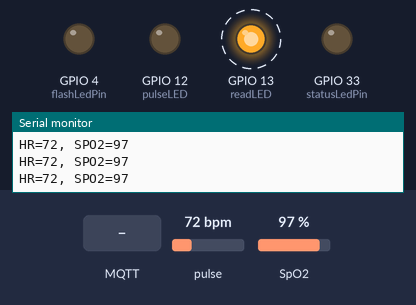
The sketch below on a simulated ESP32. Parts: output pins drawn as LEDs (lit = HIGH), the last lines printed to the serial monitor. Dashed ring = blinking. The test bench sets the inputs (shaded band); at power-on: pulse 72 bpm, SpO2 97 %. WiFi joins after 1.5 s; servers stay silent unless stated; no MQTT or app messages arrive unless stated.

Above: at 14.2 s.
14.3 s: MQTT message "true" arrives on the first subscribed topic
At 14.48 s:
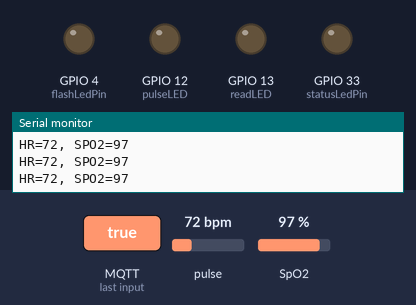
At 15.24 s:
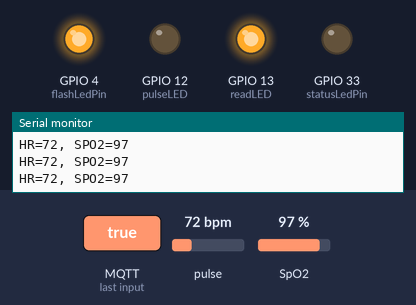
17.8 s: MQTT message "valor1" arrives on the first subscribed topic
At 18.0 s:
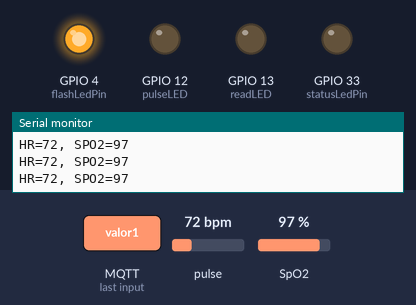
21.3 s: MQTT message "esp32/output" arrives on the first subscribed topic
Timing chart, 0 to 30.8 s (numbered marks = the images above; inputs shaded):
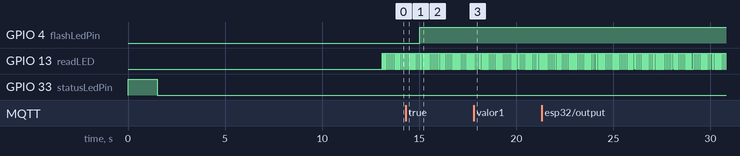

The sketch:

ESP32CAM-MAX30100.ino
```cpp
/*
 * Envio de datos del sensor MAX30100 por MQTT
 * por: Hugo Escalpelo
 * Fecha: 24 de enero de 2022
 //Modificado> Gus Leyva Jul 2022
 *
 * Este programa lee el sensor I2C Max30100 y envía los valores de
 * ritmo cardiaco (HR) y oxigenación (SpO2) por MQTT. Toma la bilbioteca
 * MAX30105 del Sparkfun.
 *
 * Componente     PinESP32CAM     Estados lógicos
 * ledStatus------GPIO 33---------On=>LOW, Off=>HIGH
 * ledFlash-------GPIO 4----------On=>HIGH, Off=>LOW
 *
 * SensorMAX30100 ESP32CAM        Resistores
 * Vin            5V
 * GND            GND
 * SDA            14*
 * SCL            15*   Al revés
 *
 */

//Bibliotecas
#include <WiFi.h>  // Biblioteca para el control de WiFi
#include <PubSubClient.h> //Biblioteca para conexion MQTT
#include <Wire.h> //Bilbioteca de comunicacion I2C
#include "MAX30105.h" //Biblioteca del sensor
#include "spo2_algorithm.h" //Biblioteca para el calculo de la oxigenacion

//Datos de WiFi
const char* ssid = "D-Link_DAP-1360";  // Aquí debes poner el nombre de tu red
const char* password = "12345678Fluidos ";  // Aquí debes poner la contraseña de tu red

//Datos del broker MQTT
const char* mqtt_server = "192.168.1.75"; // Si estas en una red local, coloca la IP asignada, en caso contrario, coloca la IP publica
IPAddress server(192,168,1,75);

// Objetos
WiFiClient espClient; // Este objeto maneja los datos de conexion WiFi
PubSubClient client(espClient); // Este objeto maneja los datos de conexion al broker
MAX30105 particleSensor; //Objeto para el sensor

//Inicio de variables y constantes del sensor MAX30100
#define MAX_BRIGHTNESS 255

#if defined(__AVR_ATmega328P__) || defined(__AVR_ATmega168__)
//Arduino Uno doesn't have enough SRAM to store 100 samples of IR led data and red led data in 32-bit format
//To solve this problem, 16-bit MSB of the sampled data will be truncated. Samples become 16-bit data.
uint16_t irBuffer[100]; //infrared LED sensor data
uint16_t redBuffer[100];  //red LED sensor data
#else
uint32_t irBuffer[100]; //infrared LED sensor data
uint32_t redBuffer[100];  //red LED sensor data
#endif

int32_t bufferLength; //data length
int32_t spo2; //SPO2 value
int8_t validSPO2; //indicator to show if the SPO2 calculation is valid
int32_t heartRate; //heart rate value
int8_t validHeartRate; //indicator to show if the heart rate calculation is valid

byte pulseLED = 12; //Must be on PWM pin
byte readLED = 13; //Blinks with each data read
//Fin de variables y constantes del sensor MAX30100

// Variables
int flashLedPin = 4;  // Para indicar el estatus de conexión
int statusLedPin = 33; // Para ser controlado por MQTT
long timeNow, timeLast; // Variables de control de tiempo no bloqueante
int data = 0; // Contador
int wait = 5000;  // Indica la espera cada 5 segundos para envío de mensajes MQTT

//Variables de manejo del sensor
long timeLast2;//Tracker de tiempo de lecturas del sensor
int waitMax30100 = 1000;//Tiempo entre lecturas del sensor

// Inicialización del programa
void setup() {
  // Iniciar comunicación serial
  Serial.begin (115200);
  //Configuracion de los leds indicadores de conexion
  pinMode (flashLedPin, OUTPUT);
  pinMode (statusLedPin, OUTPUT);
  digitalWrite (flashLedPin, LOW);
  digitalWrite (statusLedPin, HIGH);
  //Configuracion de los leds indicadores del sensor
  pinMode(pulseLED, OUTPUT);
  pinMode(readLED, OUTPUT);

  //Inicia conexion a WiFi
  Serial.println();
  Serial.println();
  Serial.print("Conectar a ");
  Serial.println(ssid);

  WiFi.begin(ssid, password); // Esta es la función que realiz la conexión a WiFi

  while (WiFi.status() != WL_CONNECTED) { // Este bucle espera a que se realice la conexión
    digitalWrite (statusLedPin, HIGH);
    delay(500); //dado que es de suma importancia esperar a la conexión, debe usarse espera bloqueante
    digitalWrite (statusLedPin, LOW);
    Serial.print(".");  // Indicador de progreso
    delay (5);
  }

  // Cuando se haya logrado la conexión, el programa avanzará, por lo tanto, puede informarse lo siguiente
  Serial.println();
  Serial.println("WiFi conectado");
  Serial.println("Direccion IP: ");
  Serial.println(WiFi.localIP());

  // Si se logro la conexión, encender led
  if (WiFi.status () > 0){
  digitalWrite (statusLedPin, LOW);
  }

  delay (1000); // Esta espera es solo una formalidad antes de iniciar la comunicación con el broker

  // Conexión con el broker MQTT
  client.setServer(server, 1883); // Conectarse a la IP del broker en el puerto indicado
  client.setCallback(callback); // Activar función de CallBack, permite recibir mensajes MQTT y ejecutar funciones a partir de ellos
  delay(1500);  // Esta espera es preventiva, espera a la conexión para no perder información

  //Conexion con el sensor
  Wire.begin (14,15);
  if (!particleSensor.begin(Wire, I2C_SPEED_FAST)) //Use default I2C port, 400kHz speed
  {
    Serial.println(F("MAX30105 was not found. Please check wiring/power."));
    while (1);
  }

  Serial.println(F("Attach sensor to finger with rubber band. Readings Will Start after 5 seconds"));
  delay (5000);

  byte ledBrightness = 60; //Options: 0=Off to 255=50mA
  byte sampleAverage = 4; //Options: 1, 2, 4, 8, 16, 32
  byte ledMode = 2; //Options: 1 = Red only, 2 = Red + IR, 3 = Red + IR + Green
  byte sampleRate = 100; //Options: 50, 100, 200, 400, 800, 1000, 1600, 3200
  int pulseWidth = 411; //Options: 69, 118, 215, 411
  int adcRange = 16384; //Options: 2048, 4096, 8192, 16384

  particleSensor.setup(ledBrightness, sampleAverage, ledMode, sampleRate, pulseWidth, adcRange); //Configure sensor with these settings

  //---Esta seccion se ejecuta una sola vez al inicio del programa de ejemplo---
  // Esta seccion permite realizar la obtencion de los primeros datos necesarios para el calculo del HR y SpO2

  bufferLength = 100; //buffer length of 100 stores 4 seconds of samples running at 25sps

  //read the first 100 samples, and determine the signal range
  for (byte i = 0 ; i < bufferLength ; i++)
  {
    while (particleSensor.available() == false) //do we have new data?
      particleSensor.check(); //Check the sensor for new data

    redBuffer[i] = particleSensor.getRed();
    irBuffer[i] = particleSensor.getIR();
    particleSensor.nextSample(); //We're finished with this sample so move to next sample

    Serial.print(F("red="));
    Serial.print(redBuffer[i], DEC);
    Serial.print(F(", ir="));
    Serial.println(irBuffer[i], DEC);
  }

  //calculate heart rate and SpO2 after first 100 samples (first 4 seconds of samples)
  maxim_heart_rate_and_oxygen_saturation(irBuffer, bufferLength, redBuffer, &spo2, &validSPO2, &heartRate, &validHeartRate);


  //Inicio de secuencias no bloqueantes
  timeLast = millis (); // Inicia el control de tiempo
}// fin del void setup ()

// Cuerpo del programa, bucle principal
void loop() {
  //Verificar siempre que haya conexión al broker
  if (!client.connected()) {
    reconnect();  // En caso de que no haya conexión, ejecutar la función de reconexión, definida despues del void setup ()
  }// fin del if (!client.connected())
  client.loop(); // Esta función es muy importante, ejecuta de manera no bloqueante las funciones necesarias para la comunicación con el broker

  timeNow = millis(); // Control de tiempo para esperas no bloqueantes

  //Inicio de lectura del sensor
  if (timeNow - timeLast2 > waitMax30100) {
    timeLast2 = timeNow;

    //Aqui va el codigo de lectura del sensor presente en el ejemplo
    //dumping the first 25 sets of samples in the memory and shift the last 75 sets of samples to the top
    for (byte i = 25; i < 100; i++)
    {
      redBuffer[i - 25] = redBuffer[i];
      irBuffer[i - 25] = irBuffer[i];
    }

    //take 25 sets of samples before calculating the heart rate.
    for (byte i = 75; i < 100; i++)
    {
      while (particleSensor.available() == false) //do we have new data?
        particleSensor.check(); //Check the sensor for new data

      digitalWrite(readLED, !digitalRead(readLED)); //Blink onboard LED with every data read

      redBuffer[i] = particleSensor.getRed();
      irBuffer[i] = particleSensor.getIR();
      particleSensor.nextSample(); //We're finished with this sample so move to next sample

      Serial.print(F("HR="));
      Serial.print(heartRate, DEC);

      Serial.print(F(", SPO2="));
      Serial.println(spo2, DEC);
    }

    //After gathering 25 new samples recalculate HR and SP02
    maxim_heart_rate_and_oxygen_saturation(irBuffer, bufferLength, redBuffer, &spo2, &validSPO2, &heartRate, &validHeartRate);

    //Fin de codigo del lectura del sensor presente en el ejemplo
  }
  //Fin de lectura del sensor

  //Envio de datos por MQTT
  if (timeNow - timeLast > wait) { // Manda un mensaje por MQTT cada cinco segundos
    timeLast = timeNow; // Actualización de seguimiento de tiempo

    //-----Aqui se colocan los datos del sensor a ser enviados-----
    String cadenaValores = "{\"id\":\"Hugo\",\"HR\":\"" + String (heartRate) + "\",\"SPO2\":\"" + String(spo2) + "\"}";
    Serial.println (cadenaValores);
    //String cadenaValores = "valor1 " + otrostring + ", valor 2 ";
    //-----Aqui terminan la configuracion de los datos del sensor a enviar ---

    //Conversion de datos para envio MQTT
    int str_len = cadenaValores.length () + 1;
    char char_array[str_len];
    cadenaValores.toCharArray(char_array, str_len);
    client.publish("codigoIoT/SIC/sintomas", char_array); // Esta es la función que envía los datos por MQTT, especifica el tema y el valor
  }// fin del if (timeNow - timeLast > wait)
}// fin del void loop ()

// Funciones de usuario

// Esta función permite tomar acciones en caso de que se reciba un mensaje correspondiente a un tema al cual se hará una suscripción
void callback(char* topic, byte* message, unsigned int length) {

  // Indicar por serial que llegó un mensaje
  Serial.print("Llegó un mensaje en el tema: ");
  Serial.print(topic);

  // Concatenar los mensajes recibidos para conformarlos como una varialbe String
  String messageTemp; // Se declara la variable en la cual se generará el mensaje completo
  for (int i = 0; i < length; i++) {  // Se imprime y concatena el mensaje
    Serial.print((char)message[i]);
    messageTemp += (char)message[i];
  }

  // Se comprueba que el mensaje se haya concatenado correctamente
  Serial.println();
  Serial.print ("Mensaje concatenado en una sola variable: ");
  Serial.println (messageTemp);

  // En esta parte puedes agregar las funciones que requieras para actuar segun lo necesites al recibir un mensaje MQTT

  // Ejemplo, en caso de recibir el mensaje true - false, se cambiará el estado del led soldado en la placa.
  // El ESP323CAM está suscrito al tema esp/output
  if (String(topic) == "esp32/output") {  // En caso de recibirse mensaje en el tema esp32/output
    if(messageTemp == "true"){
      Serial.println("Led encendido");
      digitalWrite(flashLedPin, HIGH);
    }// fin del if (String(topic) == "esp32/output")
    else if(messageTemp == "false"){
      Serial.println("Led apagado");
      digitalWrite(flashLedPin, LOW);
    }// fin del else if(messageTemp == "false")
  }// fin del if (String(topic) == "esp32/output")
}// fin del void callback

// Función para reconectarse
void reconnect() {
  // Bucle hasta lograr conexión
  while (!client.connected()) { // Pregunta si hay conexión
    Serial.print("Tratando de contectarse...");
    // Intentar reconexión
    if (client.connect("ESP32CAMClient")) { //Pregunta por el resultado del intento de conexión
      Serial.println("Conectado");
      client.subscribe("esp32/output"); // Esta función realiza la suscripción al tema
    }// fin del  if (client.connect("ESP32CAMClient"))
    else {  //en caso de que la conexión no se logre
      Serial.print("Conexion fallida, Error rc=");
      Serial.print(client.state()); // Muestra el codigo de error
      Serial.println(" Volviendo a intentar en 5 segundos");
      // Espera de 5 segundos bloqueante
      delay(5000);
      Serial.println (client.connected ()); // Muestra estatus de conexión
    }// fin del else
  }// fin del bucle while (!client.connected())
}// fin de void reconnect(
```

Measured:
- after the input at 14.3 s, GPIO 4 (flashLedPin): LOW → HIGH after 0.74 s
- by itself, GPIO 13 (readLED): moves between LOW and HIGH, repeating every 0.96 s
